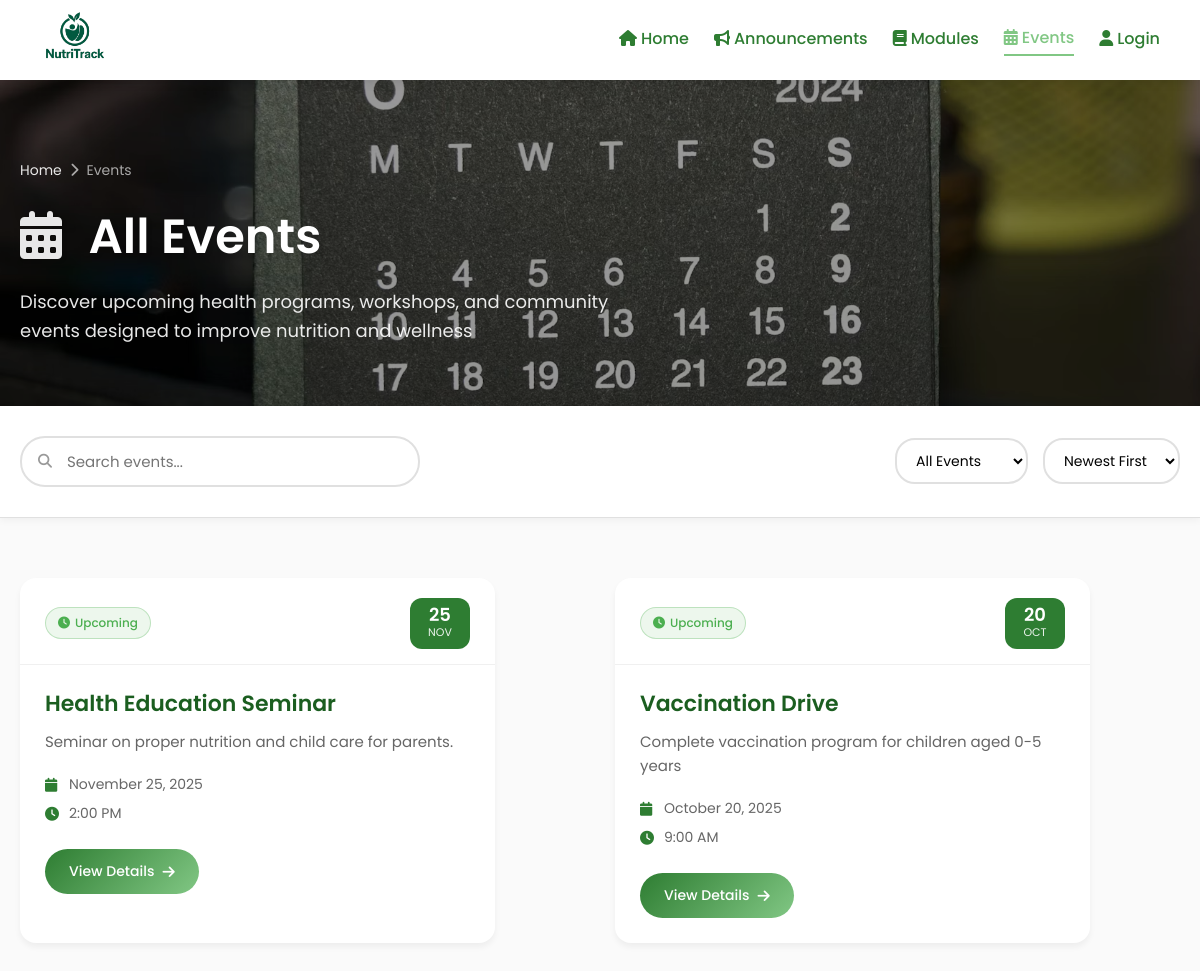
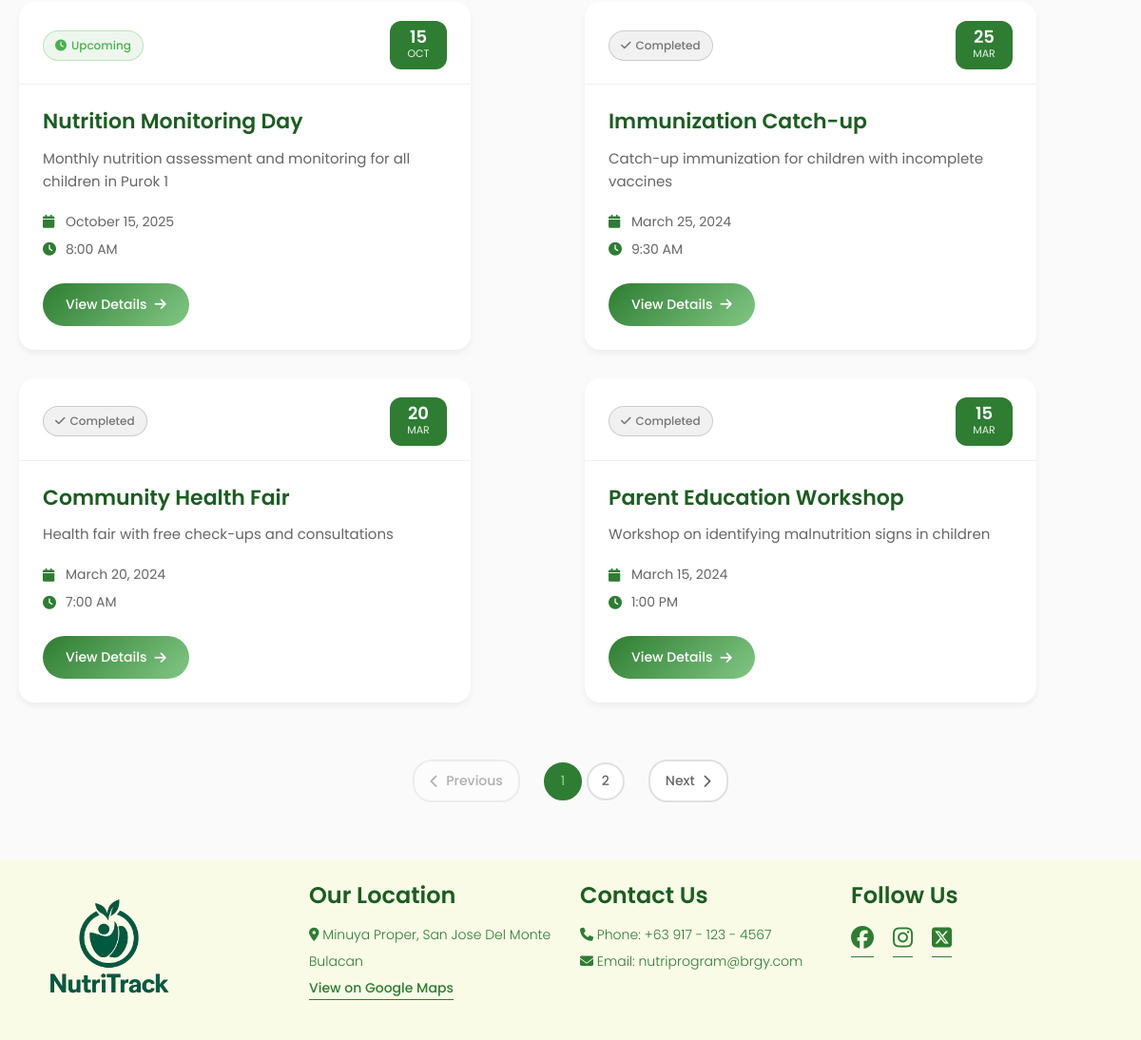
/components/events.php, run on the app's committed database (2 pictures, top to bottom).
### tables this page shows
CREATE TABLE `tbl_events` (
  `event_id` int(11) NOT NULL,
  `zone_id` int(11) DEFAULT NULL,
  `title` varchar(100) DEFAULT NULL,
  `description` text NOT NULL,
  `event_date` datetime DEFAULT NULL
);

### components/events.php (the view, shortened to what this page needs)
<?php
include_once '../backend/config.php';
?>
<!DOCTYPE html>
<html lang="en">
<head>
    <link rel="stylesheet" href="../styles/navbar.css">
    <link rel="stylesheet" href="../styles/footer.css">
    <link rel="stylesheet" href="../styles/event.css">
    <link rel="stylesheet" href="../styles/general.css">
    <link rel="stylesheet" href="https://cdnjs.cloudflare.com/ajax/libs/font-awesome/6.7.2/css/all.min.css">
</head>
<body>
    <?php include_once './navbar.php'; ?>
    <main>
        <div class="hero-section">
            <div class="hero-content">
                <div class="breadcrumb">
                    <a href="./home.php">Home</a>
                    <span><i class="fa-solid fa-chevron-right"></i></span>
                    <span>Events</span>
                </div>
                <h1>
                    <i class="fa-solid fa-calendar-alt"></i>
                    All Events
                </h1>
                <p>Discover upcoming health programs, workshops, and community events designed to improve nutrition and wellness</p>
            </div>
        </div>
        <div class="filter-section">
            <div class="filter-container">
                <div class="search-box">
                    <input type="text" placeholder="Search events..." id="searchInput">
                    <i class="fa-solid fa-magnifying-glass"></i>
                </div>
                <div class="filter-options">
                    <select id="statusFilter">
                        <option value="all">All Events</option>
                    </select>
                    <select id="dateFilter">
                        <option value="newest">Newest First</option>
                    </select>
                </div>
            </div>
        </div>
        <div class="events-section">
            <div class="events-container">
                <div class="events-grid" id="eventsGrid">
                    <?php
                        $query_events = "SELECT * FROM tbl_events ORDER BY event_date DESC";
                        $result_events = $conn->query($query_events);
                        if ($result_events && $result_events->num_rows > 0) {
                            while ($data_event = $result_events->fetch_assoc()) {
                                $event_date = new DateTime($data_event['event_date']);
                                $current_date = new DateTime();
                                $is_upcoming = $event_date > $current_date;
                                $status = $is_upcoming ? 'upcoming' : 'past';
                    ?>
                    <article class="event-card"
                             data-status="<?php echo $status; ?>"
                             data-date="<?php echo htmlspecialchars($data_event['event_date']); ?>"
                             data-title="<?php echo htmlspecialchars($data_event['title']); ?>"
                             data-description="<?php echo htmlspecialchars($data_event['description']); ?>">
                        <div class="card-header">
                            <div class="status-badge <?php echo $status; ?>">
                                <i class="fa-solid fa-<?php echo $is_upcoming ? 'clock' : 'check'; ?>"></i>
                                <?php echo $is_upcoming ? 'Upcoming' : 'Completed'; ?>
                            </div>
                            <div class="date-badge">
                                <div class="date-day"><?php echo $event_date->format('d'); ?></div>
                                <div class="date-month"><?php echo $event_date->format('M'); ?></div>
                            </div>
                        </div>
                        <div class="card-content">
                            <h2><?php echo htmlspecialchars($data_event['title']); ?></h2>
                            <p><?php echo htmlspecialchars(substr($data_event['description'], 0, 150)) . (strlen($data_event['description']) > 150 ? '...' : ''); ?></p>
                            <div class="event-details">
                                <div class="detail-item">
                                    <i class="fa-solid fa-calendar"></i>
                                    <span><?php echo $event_date->format('F j, Y'); ?></span>
                                </div>
                                <div class="detail-item">
                                    <i class="fa-solid fa-clock"></i>
                                    <span><?php echo $event_date->format('g:i A'); ?></span>
                                </div>
                            </div>
                        </div>
                        <div class="card-actions">
                            <a href="./event-detail.php?id=<?php echo $data_event['event_id']; ?>" class="view-details-btn">
                                View Details
                                <i class="fa-solid fa-arrow-right"></i>
                            </a>
                        </div>
                    </article>
                    <?php
                            }
                        }
                    ?>
                </div>
                <div class="pagination" id="pagination">
                    <button class="pagination-btn prev" id="prevBtn">
                        <i class="fa-solid fa-chevron-left"></i>
                        Previous
                    </button>
                    <div class="pagination-numbers" id="paginationNumbers">
                    </div>
                    <button class="pagination-btn next" id="nextBtn">
                        Next
                        <i class="fa-solid fa-chevron-right"></i>
                    </button>
                </div>
            </div>
        </div>
    </main>
    <?php include_once './footer.php'; ?>
</body>
</html>

### styles/navbar.css (style rules this page uses)
:root { --primary-color: #2E7D32; --secondary-color: #81C784; --button-color: #FFB74D; --button-hover-color: #F57C00; --text-title-color: #1B5E20; --background-color: #F9FBE7; }

### styles/footer.css (style rules this page uses)
:root { --primary-color: #2E7D32; --secondary-color: #81C784; --button-color: #FFB74D; --button-hover-color: #F57C00; --text-title-color: #1B5E20; --bg-color: #F9FBE7; }

### styles/general.css (style rules this page uses)
* { margin: 0; padding: 0; box-sizing: border-box; font-family: 'Poppins', sans-serif; }
body { margin: 0; padding: 0; margin-top: 80px; }
a { text-decoration: none; color: inherit; }

### data on the page
tbl_events: shows "Upcoming", event_date "25", event_date "NOV", title "Health Education Seminar", description "Seminar on proper nutrition and child care for parents.", event_date "November 25, 2025", event_date "2:00 PM"
tbl_events: shows "Upcoming", event_date "20", event_date "OCT", title "Vaccination Drive", description "Complete vaccination program for children aged 0-5 years", event_date "October 20, 2025", event_date "9:00 AM"
tbl_events: shows "Upcoming", event_date "15", event_date "OCT", title "Nutrition Monitoring Day", description "Monthly nutrition assessment and monitoring for all children in Purok 1", event_date "October 15, 2025", event_date "8:00 AM"
tbl_events: shows "Completed", event_date "25", event_date "MAR", title "Immunization Catch-up", description "Catch-up immunization for children with incomplete vaccines", event_date "March 25, 2024", event_date "9:30 AM"
tbl_events: shows "Completed", event_date "20", event_date "MAR", title "Community Health Fair", description "Health fair with free check-ups and consultations", event_date "March 20, 2024", event_date "7:00 AM"
tbl_events: shows "Completed", event_date "15", event_date "MAR", title "Parent Education Workshop", description "Workshop on identifying malnutrition signs in children", event_date "March 15, 2024", event_date "1:00 PM"
